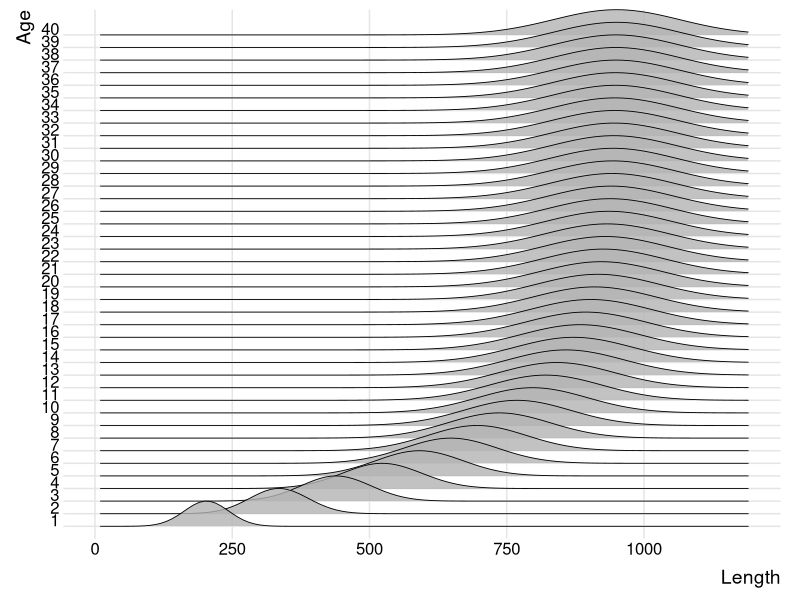
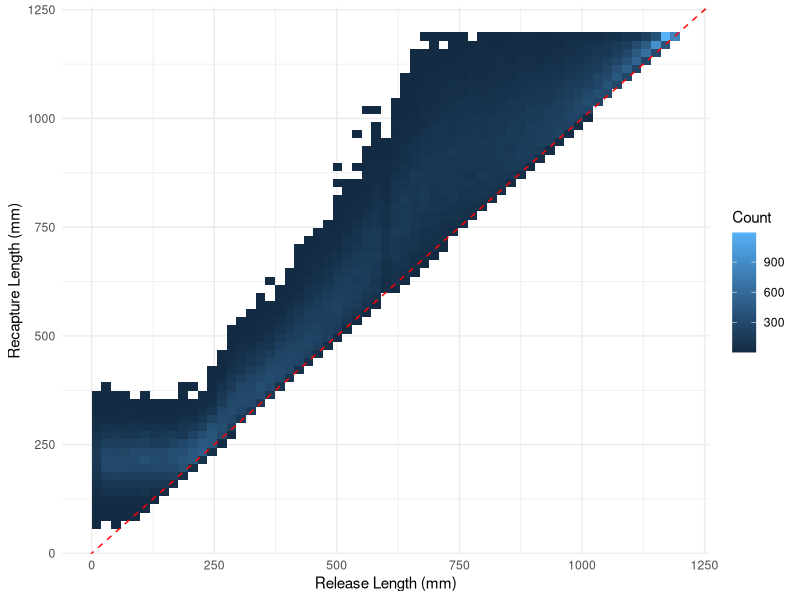
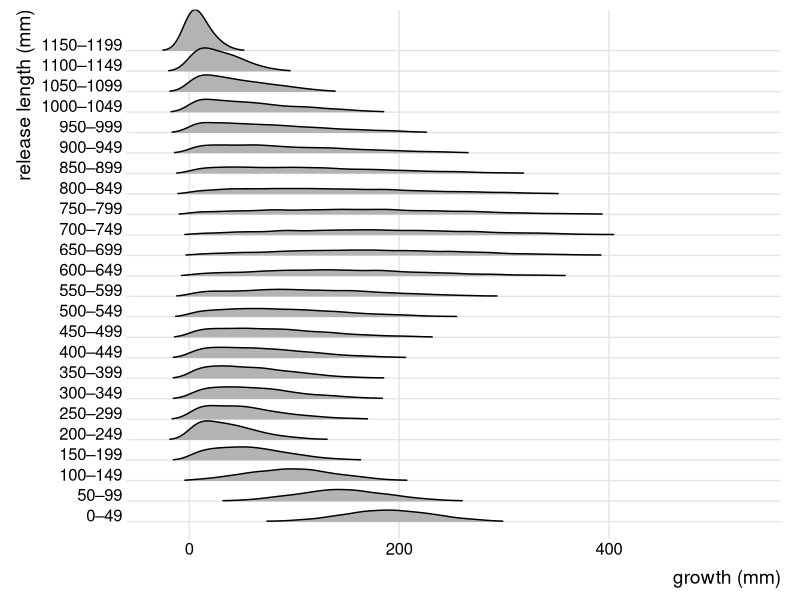
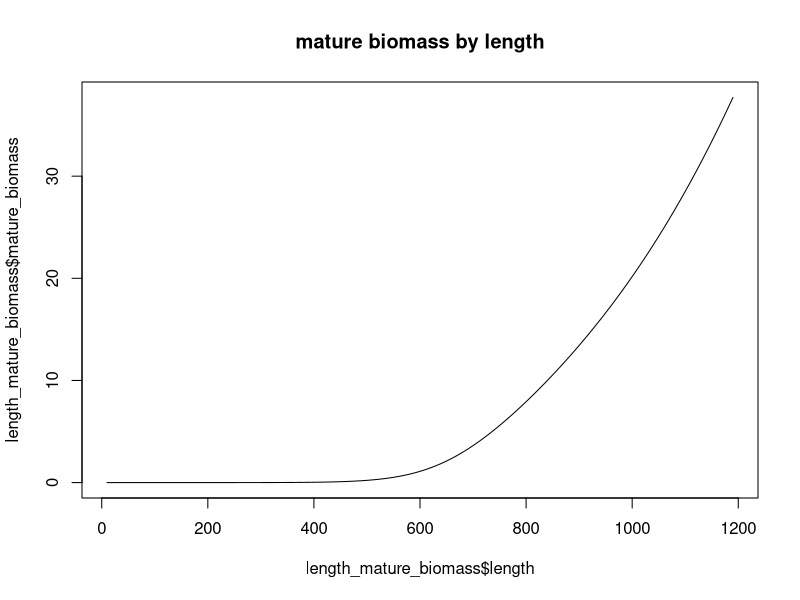
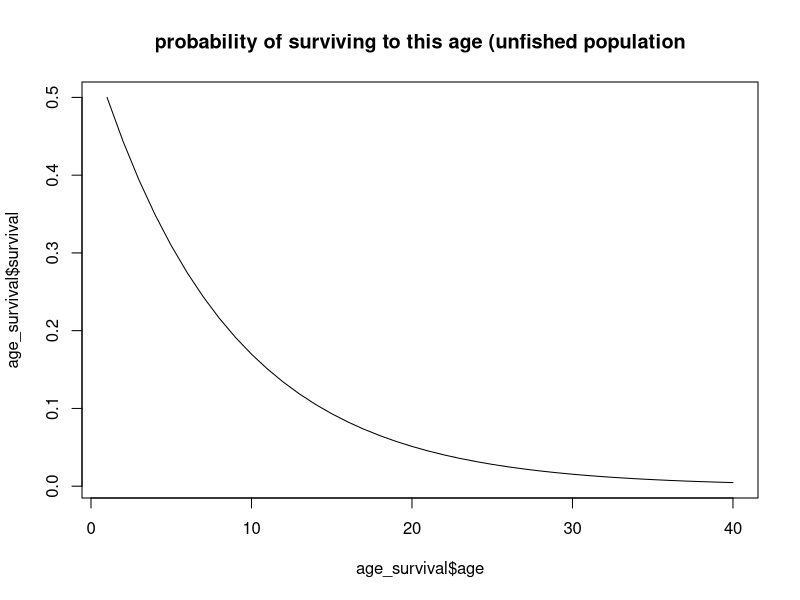
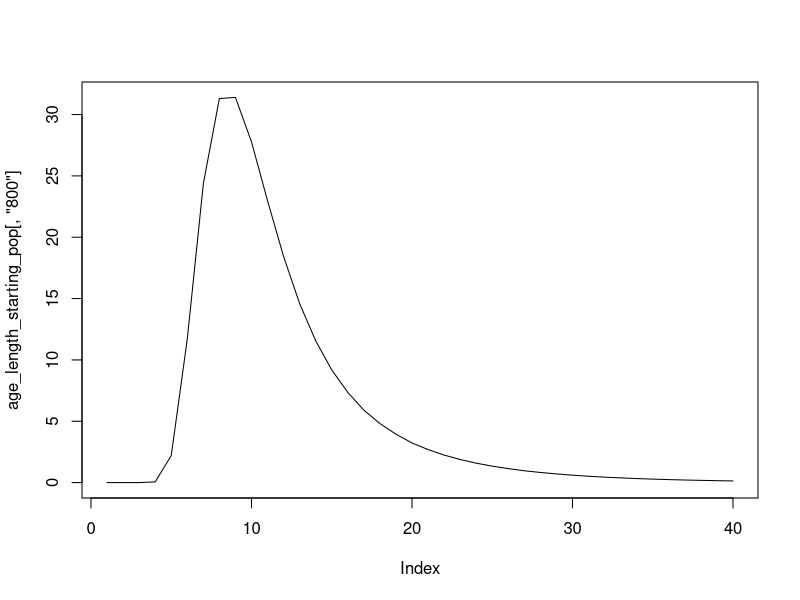
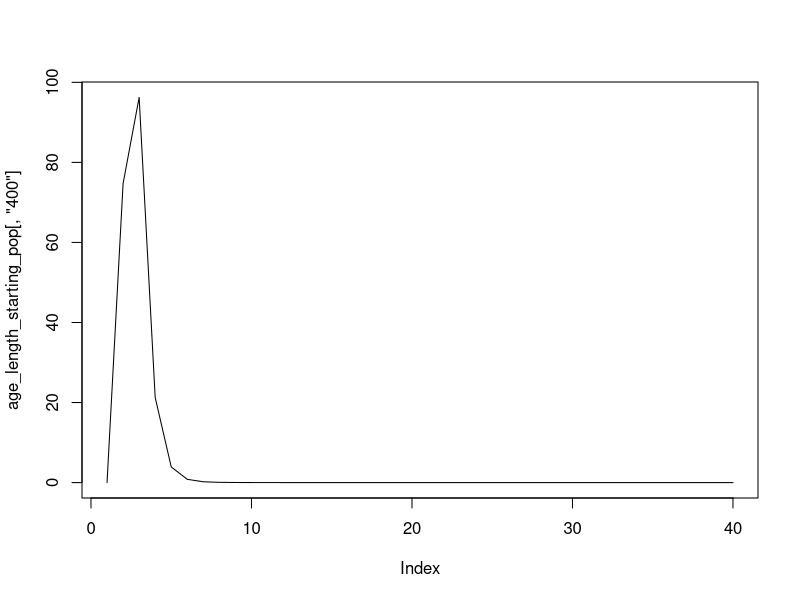

Reproduce these figures in R, in order. (Note: this script raises an error after producing the figures.)
# -----------------------------------------------------------------------------

# Project: Wadandi Pink Snapper Population Model
# Data:    Values from the literature
# Task:    Set up populations
# Author:  Lise Fournier-Carnoy / adapted from Charlotte Aston
# Date:    May 2026

# -----------------------------------------------------------------------------

# Status: May 2026 update: trying to switch from age-based to length-based system

# -----------------------------------------------------------------------------

rm(list = ls())

# Load libraries

library(tidyverse)
library(sf)
library(raster)
library(stringr)
library(forcats)
library(RColorBrewer)
library(geosphere)
library(abind)

# we need a population to start the C++ model.
# the start population must be stable and realistic, given the species, the size of the simulation area etc.
# for this, we must know (1.) how the species grows/matures, then (2.) what population size/structure the area *can* support (carrying capacity),
# which will allow us to calculate (3.) what the population size/structure would be under a stable amount of fishing.

# the first two steps are calculated in a 'per recruit' unit, which takes a hypothetical R0=1 recruit through all ages, calculating the hypothetical survival probability, maturity probability and mature biomass
# we then rescale the values from these two first steps to real numbers of fish.

# from this, we can calculate (4.) our start population.
# we need step 2. because the Beverton-Holt equation (which the C++ code runs) calculates density-dependent recruitment (limited by the carrying capacity)


## STEP 0: life history values ================================================

year_end <- 2024
year_start <- 1900
n_yrs <- 2024-1900 # number of years modelled

max_age <- 40 # table 4.2 https://library.dpird.wa.gov.au/cgi/viewcontent.cgi?article=1240&context=fr_rr#page=12.15


### length parameters ----

# Von Bertalanffy Parameters (from Table 2, lower west coast, both sexes combined, https://academic.oup.com/icesjms/article/74/1/180/2669555?login=false#186901916)
# we're not using this anymore, see schnute below
# Linf  <- 1136 # hypothetical asymptotic length at infinite age (mm)
# k     <- 0.12 # growth coefficient, (/year)
# t0    <- -0.42 # hypothetical age at length = 0 (y)

# Schnute equation parameters - found to fit Yijarup better, table 4.2 https://library.dpird.wa.gov.au/cgi/viewcontent.cgi?article=1240&context=fr_rr#page=12.15
l1 <- 0
l2 <- (927.2 + 915.9)/2 # average of females and males
t1 <- 0
t2 <- 20
a <- (0.160 + 0.168)/2 # "constant relative rate of relative growth rate", Schnute 1981, average of females and males
b <- (1.239 + 1.206)/2 # "incremental relative rate of relative growth rate", Schnute 1981, average of females and males

max_length <- 1095 # in mm, table 4.2 https://library.dpird.wa.gov.au/cgi/viewcontent.cgi?article=1240&context=fr_rr#page=12.15

# age-length standard deviation parameters, for equation 3 in Francis et al. 2016, https://www.sciencedirect.com/science/article/pii/S0165783615000909
al_a <- 20 # manually selected to kinda fit figure 6 in Wakefield et al. 2017  https://academic.oup.com/icesjms/article/74/1/180/2669555?login=true&guestAccessKey=
al_b <- 0.1 # manually selected to kinda fit figure 6 in Wakefield et al. 2017  https://academic.oup.com/icesjms/article/74/1/180/2669555?login=true&guestAccessKey=


### weight parameters ----

# weight-length relationship (W = WLa*(forklength^WLb)) , table 4.2 https://library.dpird.wa.gov.au/cgi/viewcontent.cgi?article=1240&context=fr_rr#page=12.15
WLa <- 3.67*10^-5
WLb <- 2.83


### maturity parameters ----

# age at maturity
M50 <- (6.7 + 5.5)/2 # female male average, A50 in table 4.2 https://library.dpird.wa.gov.au/cgi/viewcontent.cgi?article=1240&context=fr_rr#page=12.15
M95 <- (12.9 + 12.3)/2 # female male average, A95 table 4.2 https://library.dpird.wa.gov.au/cgi/viewcontent.cgi?article=1240&context=fr_rr#page=12.15

# length at maturity
L50 <- 660 # females only available, L50 in table 4.2 https://library.dpird.wa.gov.au/cgi/viewcontent.cgi?article=1240&context=fr_rr#page=12.15
L95 <- 900 # females only available, L95 in table 4.2 https://library.dpird.wa.gov.au/cgi/viewcontent.cgi?article=1240&context=fr_rr#page=12.15


### spawning/recruitment parameters ----

prop_f <- 0.5 # proportion expected to be females

# Beverton-Holt Parameters
h   <- 0.75 # table 7.4 p.68 https://library.dpird.wa.gov.au/cgi/viewcontent.cgi?article=1240&context=fr_rr#page=12.15
R0  <- 1 # initial recruitment, hypothetical number. do not change!!

# batch fecundity = a * length^b
fecundity_a <- 9.436*10^-5 # table 4.2 https://library.dpird.wa.gov.au/cgi/viewcontent.cgi?article=1240&context=fr_rr#page=12.15
fecundity_b <- 3.359 # table 4.2 https://library.dpird.wa.gov.au/cgi/viewcontent.cgi?article=1240&context=fr_rr#page=12.15

hyperallo <- (1.26 + 1.14 + 1.33)/3 # THIS VALUE IS CORRECT FOR WEIGHT, NOT AGE OR LENGTH !! average from 3 Sparids in Barneche 2018 (1.26, 1.14 and 1.33)


### mortality/fishing parameters ----

M <- 0.12 # yearly natural mortality, table 4.2 https://library.dpird.wa.gov.au/cgi/viewcontent.cgi?article=1240&context=fr_rr#page=12.15

# selectivity - for now considered as the same for rec and commercial fishing, as even Wise et al. 2007 group them together, p.99. https://library.dpird.wa.gov.au/cgi/viewcontent.cgi?article=1206&context=fr_rr#page=94.59 
# parameter of selectivity ogive
V50 <- 3.701 # Table 6.3.8, v50 from https://researchlibrary.agric.wa.gov.au/cgi/viewcontent.cgi?article=1029&context=fr_rr
V95 <-  5.290 # Table 6.3.8, v95 from https://researchlibrary.agric.wa.gov.au/cgi/viewcontent.cgi?article=1029&context=fr_rr

PRM <- mean(c(0.15, 0.14, 0.16, 0.13, 0.17, 0.22, 0.20, 0.23, 0.19, 0.25, 0.15, 0.13, 0.16, 0.11, 0.19)) # post release mortality for our retention function, recreational south, p.109 in Fairclough 2021 https://library.dpird.wa.gov.au/cgi/viewcontent.cgi?article=1108&context=fr_rr#page=118.15

# McLennan et al. 2014 finds post-release survival after barotrauma treatment to be 88%, same for all depths, all sizes of fish.
# Maggs et al. 2024 finds the hook site (lip, body or gut) and depth both sig. affects PRM.
# Grixti et al. 2010 finds that PRM in deep waters (48%) is lower than shallow (97%).

eq.init.fish <-  0.025 # this is equilibrium instantaneous fishing mortality?? a low level of fishing effort to apply to the hypothetical fish population so that it stabilises for the burn-in.


## STEP 1: set up life history value ==========================================

# below we use the published life history values to obtain mean values of length-at-age and the weight-at-mean-length-at-age.
mean_life_hist <- data.frame(
  #age = seq(1, 1 + step * (max_age * 12 - 1), by = step)) %>% # each age (1, 2, 3 year old) is split into 12 - this was before i made this into a yearly thing.
  age = 1:max_age) %>%
  
  mutate(
    length = ((l1^b+(l2^b-l1^b))*((1-exp(-a*(age-t1)))/(1-exp(-a*(t2-t1)))))^(1/b), # this is the Schnute equation, replaces the VB equation.
    # length_vb = Linf * (1 - exp(-k * (age - t0))), # this is the old VB equation
    weight = WLa * (length^WLb) / 1000 # divide by 1000 to get in kg 
  ) %>% 
  glimpse()

# from this, let's add uncertainty (because not every 1yo fish will be the same length)
# we'll make a age x length matrix that tells us how likely it is that a fish of age x is of length a, b, c, etc.
lengths <- (10:(max_length + 100)) # all lengths starting at 50mm (see here for post settlement juvenile size ref https://rsnz.onlinelibrary.wiley.com/doi/10.1080/00288330.2014.892013)(+ a little bit to encompass extra big fish just in case)
lengths_1cm <- lengths[seq(1, length(lengths), 10)] # 1cm bins
length_age_matrix <- matrix(0,
                            nrow = length(mean_life_hist$age),
                            ncol = length(lengths_1cm), # 1cm length bins
                            dimnames = list(as.numeric(mean_life_hist$age), 
                                            as.numeric(lengths_1cm)))

for (i in 1:nrow(length_age_matrix)) {
  
  mean_length = round(mean_life_hist$length[i])
  sd_length = al_a + al_b * mean_length # eq. 3 from Francis et al. 2016, https://www.sciencedirect.com/science/article/pii/S0165783615000909
  
  length_age_matrix[i, ] <- dnorm(lengths_1cm, mean = mean_length, sd = sd_length)
} # this loops calculates how likely it is that a fish of age x is of each length y

length_age_matrix <- length_age_matrix / rowSums(length_age_matrix) # normalise so it all adds up to 1

dimnames(length_age_matrix) <- list(mean_life_hist$age, lengths_1cm)
summary(rowSums(length_age_matrix))  # should all be 1

# we also need to know the length-weight relationship for our lengths
length_weight <- data.frame(length = lengths_1cm) %>% 
  mutate(weight = WLa * (length^WLb) / 1000 # divide by 1000 to get in kg
         )

# okay so this matrix is going to be the base on which most things get calculated downstream.
library(ggridges)

# sanity check : the distribution of lengths at various ages
as.data.frame(length_age_matrix) %>% 
  mutate(age = as.numeric(rownames(length_age_matrix))) %>% 
  pivot_longer(cols = -age, names_to = "length_bin", values_to = "density") %>% 
  mutate(length_bin = as.numeric(length_bin)) %>% 
  group_by(age) %>% 
  mutate(density_scaled = density / max(density)) %>% # normalise each age to peak = 1
  ungroup() %>% 
  
  ggplot(aes(x = length_bin, y = factor(age), height = density_scaled, group = age)) +
  geom_ridgeline(scale = 2, alpha = 0.8, linewidth = 0.3) +
  labs(x = "Length", y = "Age") +
  theme_ridges(grid = TRUE)


## STEP 1.5: make a length transition matrix ==================================

# the length age matrix tells us the probability of a fish of age x to be of length y, but that doesnt tell us what length a fish of age x and length y will be at age x+1
# for this we need an age-transition matrix, of format length x length.
# age transition matrices are usually calculated with tag-recapture data. 
# i don't have that data, so i'll simulate it.

### A. release the fish! ----

set.seed(123)

# get some functions sorted
schnute_length <- function(AGE, l1, l2, t1, t2, a, b) {
    L <- (l1^b + (l2^b - l1^b) * (1 - exp(-a * (AGE - t1))) / (1 - exp(-a * (t2 - t1))))^(1 / b)
  pmin(L, max_length)
} # this function is to obtain the expected length at AGE years old 

sd_at_length <- function(mu_length, al_a, al_b) {
  al_a + al_b * mu_length
} # this is to add some variability, eq.3 in Francis 2016

# some mean life history
ages = as.numeric(rownames(length_age_matrix))
lengths = as.numeric(colnames(length_age_matrix))

# catch, tag, and release some fish!
n_fish  <- 100000

tag_recap <- data.frame(
  release_length  = sample(lengths, size = n_fish, replace = TRUE)
  ) %>% 
  glimpse()

### B. pretend you know the age of these released fish ----

mu_by_age <- schnute_length(ages, l1, l2, t1, t2, a, b) # this is the mean length for all ages that a fish can be (monthly)
sd_by_age <- sd_at_length(mu_by_age, al_a, al_b) # this is the variability around the mean length, for all ages that a fish can be

age_likelihoods <- function(LENGTH) {
  dnorm(LENGTH, mean = mu_by_age, sd = sd_by_age)
} # this gives us the probability that a fish of a length x is of each age y.

tag_recap$release_age <- sapply(tag_recap$release_length, function(LENGTH) {
  len_capped <- min(LENGTH, max(lengths_1cm)) # prevent fish from being larger than the limit
  liks <- age_likelihoods(len_capped) # finds the likely ages for that length
  liks <- liks / sum(liks) # normalise to get weights
  sum(ages * liks) # get the weighted average age
}) # this obtains the age (as an average from the likely ages) for every fish we released

head(tag_recap)


### C. one month later, catch the fish again! ----

# one year later, we go back and capture the fish again
tag_recap$recapture_age <- tag_recap$release_age + (1/12) # they have all aged 1 month

# their lengths follow Schnute again, based on their recapture age (with some variation)
mu_recap <- schnute_length(tag_recap$recapture_age, l1, l2, t1, t2, a, b)
sd_recap <- sd_at_length(mu_recap, al_a, al_b)

# we have to randomly decide what length the fish will be one year after release, according to mu & sd,
# keeping in mind that fish can't shrink.
library(truncnorm)
# so rtruncnorm will do "okay this fish was release at __mm, one year later its length will be randomly selected from a normal distribution that makes sense for its age (mu & sd), keeping in mind the min length (release length) and max length."
tag_recap$recapture_length <- rtruncnorm(
  n     = n_fish,
  a     = tag_recap$release_length, # lower bound (no shrinkage)
  b     = max(lengths_1cm),# upper bound
  mean  = mu_recap,
  sd    = sd_recap
) # boom shakalaka

# for very big fish, the rtruncnorm can't calculate a growth (because it's very close to the max length) so just assign them the release length.
tag_recap$recapture_length <- ifelse(is.na(tag_recap$recapture_length), tag_recap$release_length, tag_recap$recapture_length) 

tag_recap$growth <- tag_recap$recapture_length - tag_recap$release_length

head(tag_recap)
summary(tag_recap)

# cool beans, we now have a fully structured tag-recapture dummy dataset to base our age-transition matrix on.

# check it over
ggplot(tag_recap, aes(x = release_length, y = recapture_length)) +
  geom_bin2d(bins = 60) +
  geom_abline(slope = 1, intercept = 0, colour = "red", linetype = "dashed") +
  labs(x = "Release Length (mm)", y = "Recapture Length (mm)", fill = "Count") +
  theme_minimal()

# here we have quick and homogenous growth for little fish (hurry up otherwise you're prey), then the medium fish can grow fast or not grow fast, and the big fish can't grow bigger than the max
tag_recap %>%
  filter(!is.na(growth)) %>%
  mutate(length_bin = factor(
    paste0(floor(release_length / 50) * 50, "–", floor(release_length / 50) * 50 + 49),
    levels = paste0(
      seq(floor(min(release_length, na.rm=TRUE)/50)*50,
          floor(max(release_length, na.rm=TRUE)/50)*50, by=50),
      "–",
      seq(floor(min(release_length, na.rm=TRUE)/50)*50,
          floor(max(release_length, na.rm=TRUE)/50)*50, by=50) + 49
    )
  )) %>%
  ggplot(aes(x = growth, y = length_bin)) +
  geom_density_ridges_gradient(scale = 2, rel_min_height = 0.01) +
  labs(x = "growth (mm)", y = "release length (mm)") +
  theme_ridges()


### XX okay now the length transition matrix ----

glimpse(tag_recap)

# define your length bins (e.g. 50mm bins)
bin_breaks <- seq(5, max_length+100, by = 10) # +100 for extra big fish
bin_labels <- seq_along(bin_breaks[-1])  # indices 1 to n_bins

bin_mids <- bin_breaks[-length(bin_breaks)] + 5  # midpoints
n_bins <- length(bin_labels)

ATM <- matrix(0, nrow = n_bins, ncol = n_bins)
rownames(ATM) <- bin_mids
colnames(ATM) <- bin_mids
# assign each fish to release and recapture bins
tag_recap$release_bin <- cut(tag_recap$release_length, 
                             breaks = bin_breaks, labels = FALSE)
tag_recap$recapture_bin <- cut(tag_recap$recapture_length, 
                               breaks = bin_breaks, labels = FALSE)


for (i in 1:n_bins) {
  current_length_bin <- bin_breaks[i] + 5 # bin midpoint
  fish <- tag_recap[tag_recap$release_bin == i, ] # find all the fish that were released at this length bin.
  
  mu_recap <- mean(fish$recapture_length) # find their average recapture length
  sigma_recap <- sd(fish$recapture_length) # and the SD of the recapture length
  
  # for each bin i, what is the probability of being that length, given the recapture data (p(length bin) is p(upper bound) - p(lower bound))
  probs <- pnorm(bin_breaks[-1], mu_recap, sigma_recap) - pnorm(bin_breaks[-length(bin_breaks)], mu_recap, sigma_recap)
  
  probs[bin_breaks[-length(bin_breaks)] < current_length_bin] <- 0  # no shrinkage, zero out smaller bins.
  
  ATM[i,] <- probs / sum(probs) # scale so it all adds up to 1
}

# the last bin is NAN, so need to fix it manually. largest fish stay in their length bin
ATM[nrow(ATM), ] <- 0
ATM[nrow(ATM), nrow(ATM)] <- 1

tail(ATM) # and that's the age transition matrix!

# rename for clarity
colnames(ATM) <- lengths
rownames(ATM) <- lengths


## STEP 2: set up a hypothetical unfished population ==========================

# the goal here is to calculate what the distribution of mature biomass looks like for a hypothetical population.
# what this means is that for a hypothetical recruitment of R0 = 1, where is the bulk of biomass across lengths and ages?
# this whole setup is made to obtain a single value: unfished_female_spawning_biomass.
# we use this downstream.

# calculate maturity and mature biomass across all lengths
length_mature_biomass <- data.frame(
  length = lengths_1cm
  ) %>% 
  mutate(
  weight = WLa * (length^WLb) / 1000
  ) %>% 
  mutate(
    maturity = 1/(1+(exp(-log(19)*((length-L50)/(L95-L50))))), # you can replace length, l50, and l95 with age, M50, and M95 if you wish, but length determines maturity better than age
    mature_biomass = maturity * weight^hyperallo
  ) %>% 
  glimpse()

plot(x = length_mature_biomass$length, 
     y = length_mature_biomass$mature_biomass, 
     main = "mature biomass by length", 
     type = "l")


# calculate natural survival in each age group
age_survival <- data.frame(
  age = mean_life_hist$age,
  survival = NA
) %>% 
  glimpse()
age_survival[1, "survival"] <- R0*prop_f # survival probability on age 1
for (r in 2:nrow(age_survival)){
  age_survival[r, "survival"] <- age_survival[r-1, "survival"]*exp(-M) 
} # this calculates the survival in the next age based on the previous age

plot(x = age_survival$age, 
     y = age_survival$survival,
     main = "probability of surviving to this age (unfished population", 
     type = "l")


# put it all together
unfished_pop_ssb <- sweep(length_age_matrix, MARGIN = 2, length_mature_biomass$mature_biomass, FUN = "*")
test <- sweep(unfished_pop_ssb, MARGIN = 1, age_survival$survival, FUN = "*")

# below we are taking a hypothetical female, which we weigh every year, to figure out how much total spawning biomass it contributes over its lifetime. (taking into account natural mortality)
# with the matrix, we're kind of collapsing the uncertainty in length (summing), so that we get a single value.
unfished_female_spawning_biomass <- sum(test)
unfished_female_spawning_biomass # about 24kg


### Calculate Beverton-Holt parameters for the unfished population ----

alpha <- (unfished_female_spawning_biomass/R0)*((1-h)/(4*h)) 
beta <- ((h-0.2)/(0.8*h*R0))


## STEP 3: set up a hypothetical fished population ============================

# we need to calculate things for a hypothetical fished population.
# survival is a little different when you add fishing mortality, so we need to recalculate.

# we have biomass across lengths from the previous step
glimpse(length_mature_biomass)

fished_pop_setup <- data.frame(age = mean_life_hist$age) %>% 
  mutate(selectivity = 1 / (1 + exp(-log(19) * ((age - V50) / (V95 - V50)))), # selectivity at each age (this is probably a length-based process but the stock assessment reports age-based values for V50 and V95)
         fishing_mortality = selectivity * eq.init.fish, # fishing mortality
         total_mortality = fishing_mortality + M
         )
head(fished_pop_setup)

# Calculate survival for the fished population
fished_pop_setup <- fished_pop_setup %>% 
  mutate(survival = NA) %>% 
  glimpse()

fished_pop_setup[1, "survival"] <- R0*prop_f # survival probability on age 1

for (r in 2:nrow(fished_pop_setup)){
  fished_pop_setup[r, "survival"] <- fished_pop_setup[r-1, "survival"]*exp(-fished_pop_setup[r-1, "total_mortality"]) # Divide by the time step here
} # this calculates the survival in the next age based on the previous age

# put it all together
fished_pop_ssb <- sweep(length_age_matrix, MARGIN = 2, length_mature_biomass$mature_biomass, FUN = "*")
fished_pop_ssb <- sweep(fished_pop_ssb, MARGIN = 1, fished_pop_setup$survival, FUN = "*")

# below we are taking a hypothetical female, which we weigh every year (12th month), to figure out how much total spawning biomass it contributes over its lifetime.
# with the matrix, we're kind of collapsing the uncertainty (summing), so that we get a single value.
fished_female_spawning_biomass <- sum(fished_pop_ssb)
fished_female_spawning_biomass # about 18kg, lower than unfished, which makes sense because a fished population will have fewer big fish (spawners)


### Spawner per recruit and equilibrium recruitment ----

spr <- fished_female_spawning_biomass/unfished_female_spawning_biomass 
(1 - spr) # this says 'under fished equilibrium, 1 recruit loses ~24% (1-spr) of its reproductive output over her lifetime compared to unfished equilibrium'
equil_recr <- (fished_female_spawning_biomass-alpha)/(beta*fished_female_spawning_biomass) 
equil_recr # this says 'however, under fished equilibrium, 1 recruit produces ~97% of its unfished recruitment (because there is lower density of fish)
# the density-dependence is visible here: fewer spawners = population below carrying capacity = more recruits


## STEP 4: set up the starting population =====================================

## so far the fished and unfished populations and spawning biomasses were hypothetical, for a single recruit.
## here we scale the spawning biomasses to the level of recruitment, to make a starting population.
## first it's age-based, then we transform it into a age-length-based structure.

init_recr <- 5000 # in thousands - 4000 is too small

# calculate initial fished recruitment (how many new fish from the fished population)
init_fished_recr <- (fished_female_spawning_biomass-alpha) / (fished_female_spawning_biomass*beta) * init_recr 

# calculate initial unfished spawning biomass - this is the carrying capacity for the size of our model, defined by init_recr
init_unfished_f_sb <- init_fished_recr * unfished_female_spawning_biomass

# calculate initial fished spawning biomass - this is the spawning biomass of our starting population
init_fished_f_sb <- init_fished_recr * fished_female_spawning_biomass

# calculate new Beverton-Holt parameters - because we have a different initial recruitment value, alpha and beta will change.
alpha <- (init_unfished_f_sb / init_fished_recr) * ((1-h) / (4*h))
beta <- ((h-0.2) / (0.8*h*init_fished_recr))

# calculate number of female recruits in the next time step
n_f_recr <- (init_fished_f_sb/(alpha+beta*init_fished_f_sb))*prop_f # originally Charlotte had init_unfished_sb/(alpha...) but i think that's incorrect

age_starting_pop <- data.frame(
  age = mean_life_hist$age,
  n = NA
  )

age_starting_pop[1, "n"] <- n_f_recr

for (r in 2:(max_age)){ 
  age_starting_pop[r, "n"] <- age_starting_pop[r-1, "n"] * exp(-fished_pop_setup[r-1, "total_mortality"])
} # this calculates the survival in the next age based on the previous age using total mortality from our fished population


# okay so now we know that our starting population has ~2400 fish of age 1, but not all will be the same length. we'll use our age-length matrix to figure out how many there are of each length.
age_length_starting_pop <- sweep(length_age_matrix, MARGIN = 1, age_starting_pop[, "n"], FUN = "*")
plot(age_length_starting_pop[, "800"], type = "l") # how many fish of 800mm are there, and what are their ages?
plot(age_length_starting_pop[, "400"], type = "l") # how many fish of 400mm are there, and what are their ages?

## These fish form our starting population for the model
## At the end of the year the spawning stock biomass of all females will be calculated to generate recruitment for the next year
## Alpha and Beta need to be recorded for use in the next step of the model

## Selectivity-retention for the fish in the model ----------------------------

# we want to make a matrix that tells us for every month of every year, how likely is it that a fish of length x gets caught and kept by a fisher.

# first we translate selectivity to a length-based vector, so that the selectivity-retention has the same number of values to calculate things on.
fished_pop_setup$selectivity

# we'll use the selectivity-at-age to approximate a selectivity-at-length
sel_at_age <- data.frame(age = mean_life_hist$age, selectivity = fished_pop_setup$selectivity)
sel_at_length <- data.frame(
  length     = lengths_1cm,
  selectivity = NA
)

sel_at_age <- approx(
  x = mean_life_hist$age,
  y = fished_pop_setup$selectivity,
  xout = mean_life_hist$age,
  rule = 2
)$y

length_to_sel <- approxfun( # linear interpolation between selectivity-at-age and -at-length
  x = mean_life_hist$length,
  y = sel_at_age,
  rule = 2
)

sel_at_length$selectivity <- length_to_sel(as.numeric(sel_at_length$length) + 5) # apply the interpolation to the length bins

# manually fill bins that are too-big and too-small (they're not observed in the sel-at-age so need to be manually filled)
sel_at_length$selectivity[as.numeric(sel_at_length$length) + 5 < min(mean_life_hist$length)] <- 0
sel_at_length$selectivity[as.numeric(sel_at_length$length) + 5 > max(mean_life_hist$length)] <- 1

## okay now to calculate things
ret <- array(0,
             dim = c(ncol(length_age_matrix)), 
             dimnames = list(colnames(length_age_matrix)))

sel_ret <- array(0,
                 dim = c(ncol(length_age_matrix), n_yrs+1), 
                 dimnames = list(colnames(length_age_matrix), year_start:year_end))

mll_changes <- data.frame( # minimum legal length (MLL) changes
  year = c(1913, 1977, 1988, 2008, 2009),
  mll =  c(279,  380,  410,  450,  500)
)

for (YEAR in year_start:year_end) {
  
  current_mll <- if (YEAR < min(mll_changes$year)) 0 else (
    tail(mll_changes$mll[mll_changes$year <= YEAR], 1)
  )
  
  # retention: the % of fish of each size that are kept by fishers. changes with MLL legislation
  lengths <- as.numeric(rownames(sel_ret))
  ret <- ifelse(lengths < current_mll, 0, # fish that are too small will not be kept
                ifelse(lengths < current_mll + 5, 0.5, # fish around the MLL will not all be kept
                       0.95)) # and the larger fish will mostly be kept, but not all
  
  # landings: the % of fish of each length that can be caught and will be retained
  landings = sel_at_length$selectivity * ret
  # discards: the % of fish of each length that can be caught but will be chucked back
  discards = sel_at_length$selectivity * (1 - ret)
  
  # selectivity-retention: the % of fish of each age (in each year) that will die from fishing activities (caught, and either kept, or chucked back and die)
  sel_ret[, as.character(YEAR)] = landings + (PRM * discards)
  
}
head(sel_ret)


## Saving files ---------------------------------------------------------------

# initial population
saveRDS(age_length_starting_pop, file = paste0("data/output_data/05_starting_population.rds"))

# number of length bins
lengths
saveRDS(lengths, file = "data/output_data/05_length_bins.rds")

# age-transition matrix
saveRDS(ATM, "data/output_data/05_age_transition_matrix.rds")

# selectivity
selectivity <- fished_pop_setup$selectivity
saveRDS(selectivity, file = "data/output_data/05_selectivity.rds")
saveRDS(sel_ret, file = "data/output_data/05_selectivity_retention.rds")

# maturity
maturity <- length_mature_biomass$maturity
saveRDS(maturity, file = "data/output_data/05_maturity.rds")

# weight of each age group
weight <- length_weight$weight
saveRDS(weight, file = "data/output_data/05_weight.rds")

# Beverton-Holt parameters
saveRDS(alpha, file = "data/output_data/05_Beverton-Holt_alpha.rds")
saveRDS(beta, file = "data/output_data/05_Beverton-Holt_beta.rds")

### END ###
